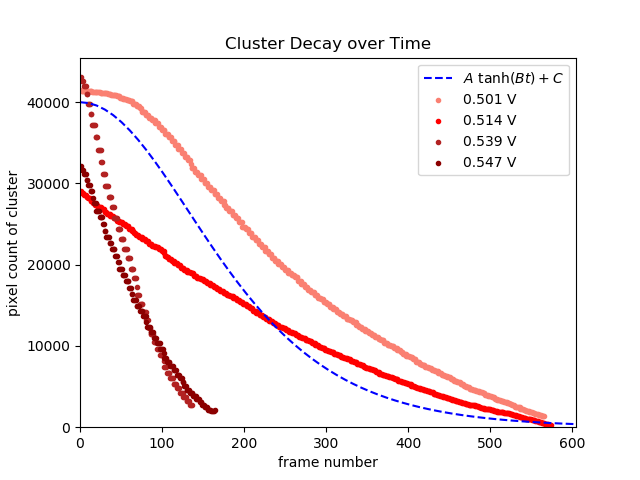

Python code for this plot:
import numpy as np
import matplotlib.pyplot as plt
import pandas as pd

path = "./ratedata/"
d1 = pd.read_csv(path+"d1.tsv", sep='\t')
d2 = pd.read_csv(path+"d2.tsv", sep='\t')
d3 = pd.read_csv(path+"d3.tsv", sep='\t')
d4 = pd.read_csv(path+"d4.tsv", sep='\t')[:-120]

fig, ax = plt.subplots()
ax.scatter(d3['frame'], d3['area'], marker='.', label='0.501 V', color='salmon')
ax.scatter(d2['frame'], d2['area'], marker='.', label='0.514 V', color='red')
ax.scatter(d4['frame'], d4['area'], marker='.', label='0.539 V', color='firebrick')
ax.scatter(d1['frame'], d1['area'], marker='.', label='0.547 V', color='darkred')
ax.set_title("Cluster Decay over Time")
ax.set_xlabel("frame number")
ax.set_ylabel("pixel count of cluster")
ax.set_xlim(0)
ax.set_ylim(0)

A=-40000
B=5*10**(-3)
C = 40000
label = r'$A\ \tanh (Bt)+C$'
x = np.linspace(0, 1000, 100)
area = A*(np.tanh(B*x))**2 + C
ax.plot(x, area, linestyle='--', color='blue', label=label)
ax.legend()

plt.savefig("decay.png")
plt.show()
